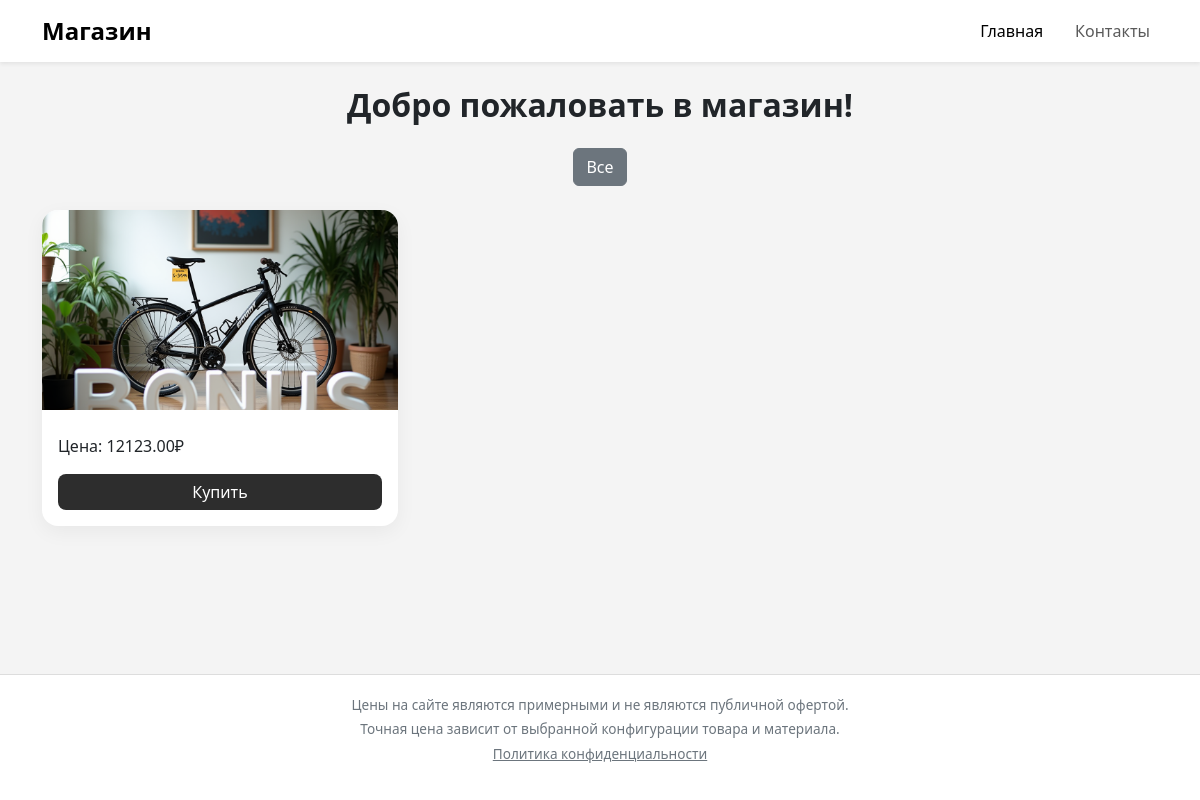
/, run on an earlier commit of the app's database.
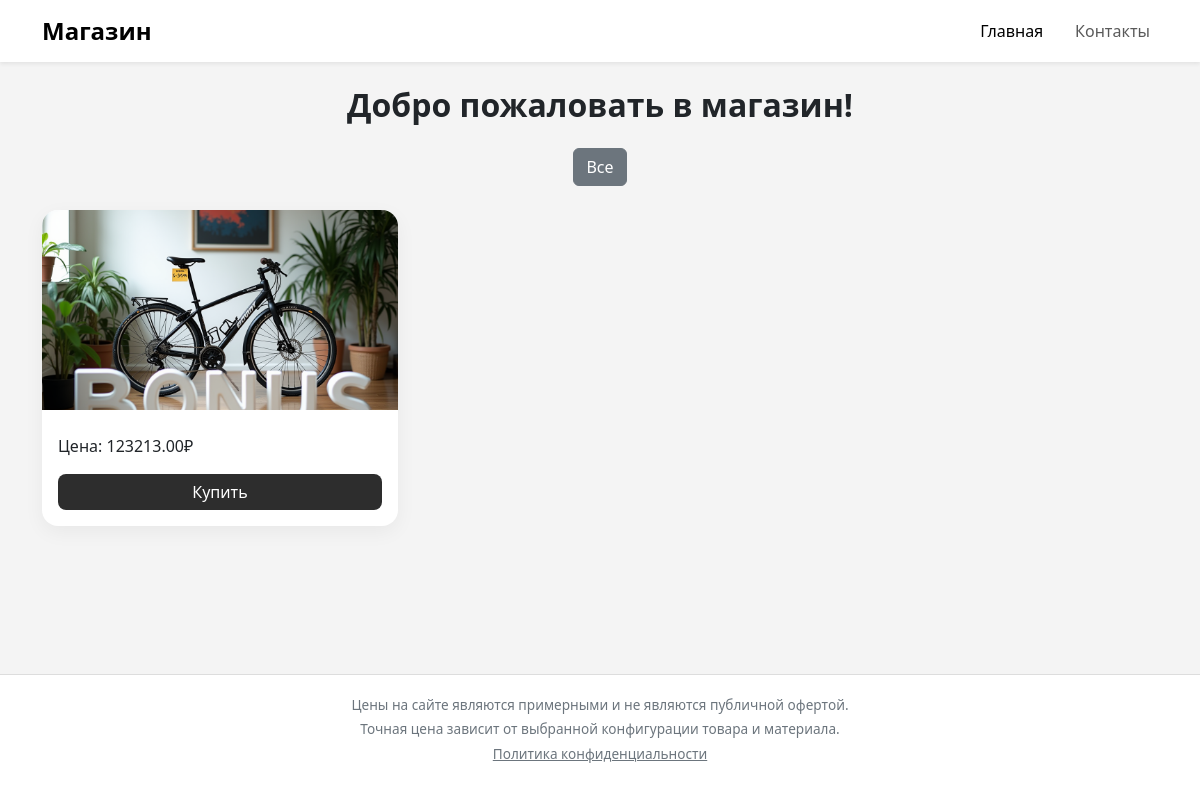
And on a later commit of the database.
### store/models.py (models this page shows, shortened)
class Product(models.Model):
    title = models.CharField(max_length=100)
    description = models.TextField()
    price = models.DecimalField(max_digits=10, decimal_places=2)
    image = models.ImageField(upload_to='product_images/', blank=True, null=True)
    category = models.ForeignKey(Category, on_delete=models.CASCADE, related_name='products', null=True, blank=True)  # <-- Добавляем связь

### store/views.py (the view)
# urls.py: path('', home, name='home'),
def home(request):
    category_id = request.GET.get('category')
    categories = Category.objects.all()
    if category_id:
        products = Product.objects.filter(category=category_id)
    else:
        products = Product.objects.all()
    return render(request, 'store/home.html', {
        'products': products,
        'categories': categories,
        'selected_category': int(category_id) if category_id else None
    })

### templates/store/home.html (shortened to what this page needs)
{% load static %}
<!DOCTYPE html>
<html lang="ru">
<head>
  <link rel="stylesheet" href="https://cdn.jsdelivr.net/npm/bootstrap@5.3.3/dist/css/bootstrap.min.css">
  <link rel="stylesheet" href="{% static 'css/styles.css' %}">
</head>
<body>
  <nav class="navbar navbar-expand-lg navbar-light bg-white shadow-sm">
    <div class="container">
      <a class="navbar-brand fw-bold" href="#">Магазин</a>
      <div class="collapse navbar-collapse" id="navbarNav">
        <ul class="navbar-nav ms-auto">
          <li class="nav-item">
            <a class="nav-link active" href="#">Главная</a>
          </li>
          <li class="nav-item">
            <a class="nav-link" href="#"></a>
          </li>
          <li class="nav-item">
            <a class="nav-link" href="#">Контакты</a>
          </li>
        </ul>
      </div>
    </div>
  </nav>
  <div class="container mt-4 mb-5">
    <h1 class="text-center mb-4">Добро пожаловать в магазин!</h1>
    <div class="container mb-4 text-center">
      <div class="btn-group" role="group" aria-label="Категории">
        <a href="{% url 'home' %}" class="btn btn-outline-secondary {% if not selected_category %}active{% endif %}">Все</a>
      </div>
    </div>
    <div class="row">
      {% for product in products %}
        <div class="col-md-4 mb-4 d-flex align-items-stretch">
          <div class="card product-card w-100">
            {% if product.image %}
              <img src="{{ product.image.url }}" class="card-img-top product-img" alt="{{ product.name }}">
            {% else %}
              <img src="{% static 'default.jpg' %}" class="card-img-top product-img" alt="Нет изображения">
            {% endif %}
            <div class="card-body d-flex flex-column">
              <p class="card-text mb-3">Цена: {{ product.price }}₽</p>
              <a href="#" class="btn btn-primary mt-auto">Купить</a>
            </div>
          </div>
        </div>
      {% empty %}
        <p>Товары пока не добавлены.</p>
      {% endfor %}
    </div>
  </div>
  <footer class="footer mt-auto">
    <div class="container text-center">
      <p class="mb-1">Цены на сайте являются примерными и не являются публичной офертой.</p>
      <p class="mb-1">Точная цена зависит от выбранной конфигурации товара и материала.</p>
      <p><a href="#">Политика конфиденциальности</a></p>
    </div>
  </footer>
</body>
</html>

What changed in the data, as far as the page shows it:
removed Product: image (picture), price "12123.00"
added Product: image (picture), price "123213.00"
